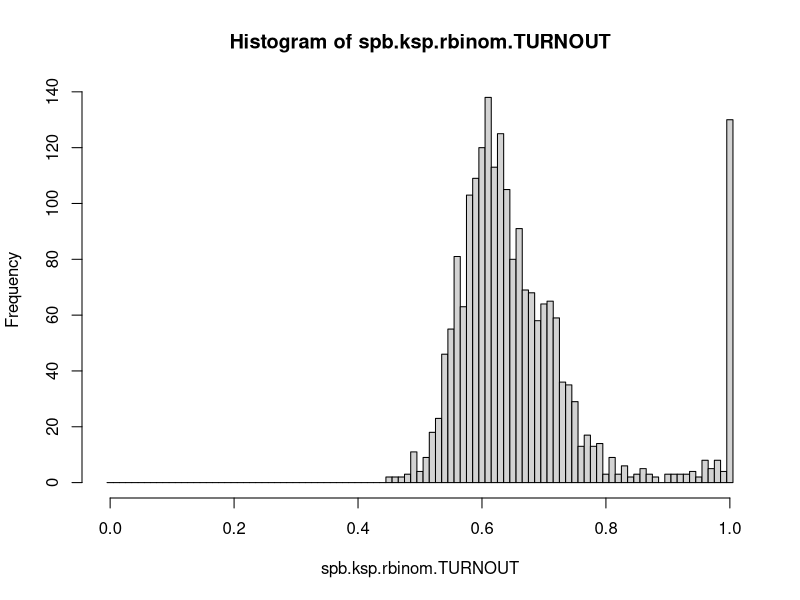
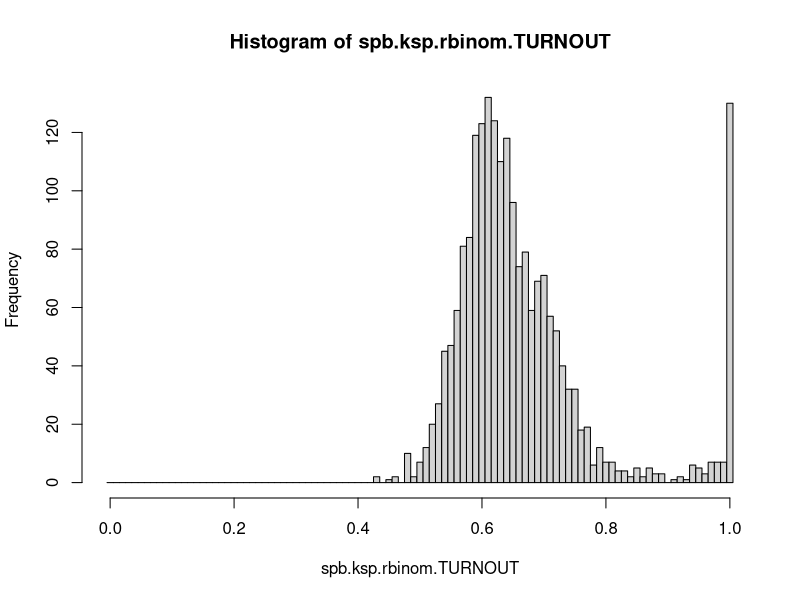
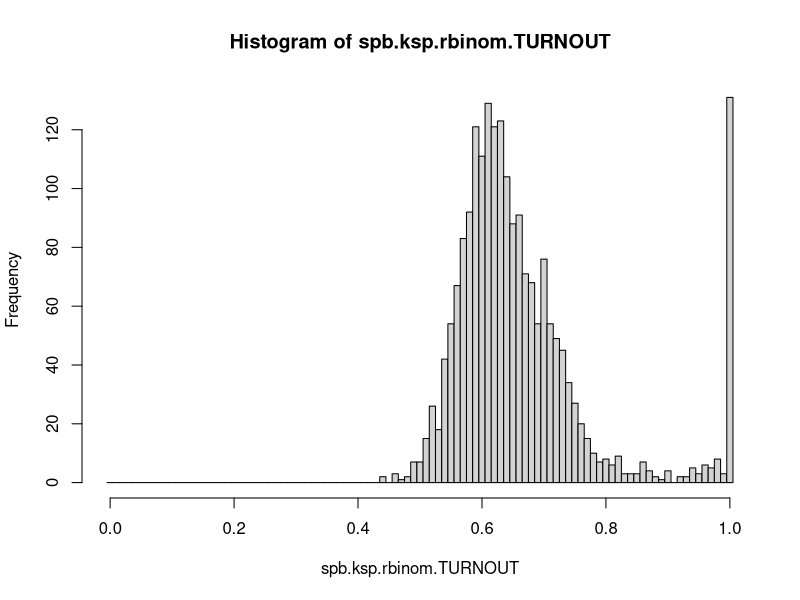
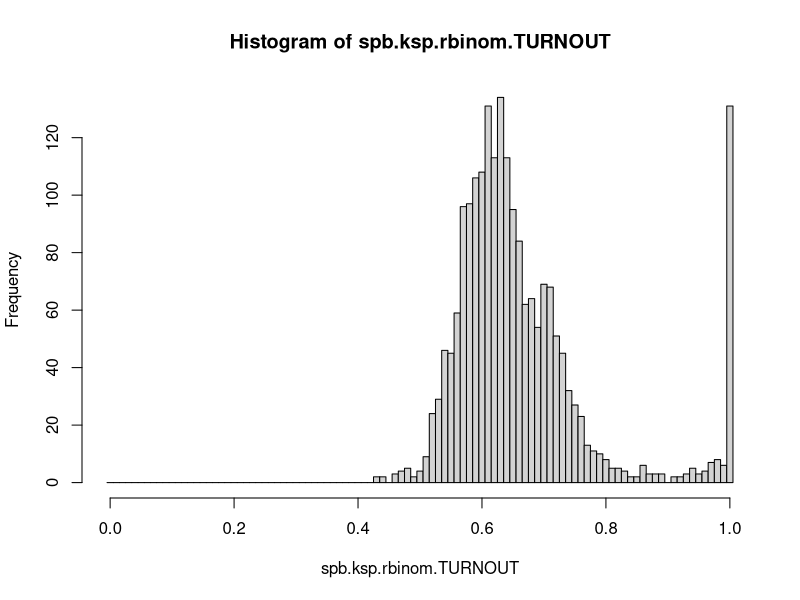
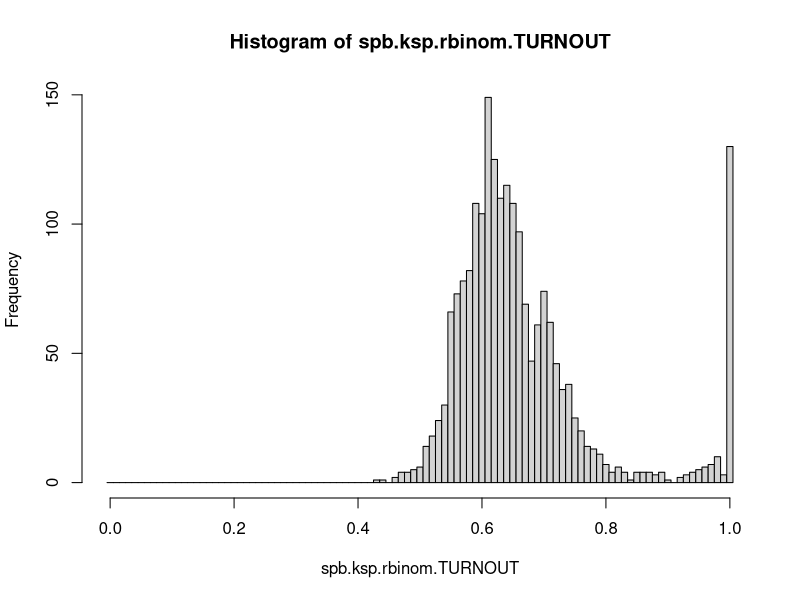
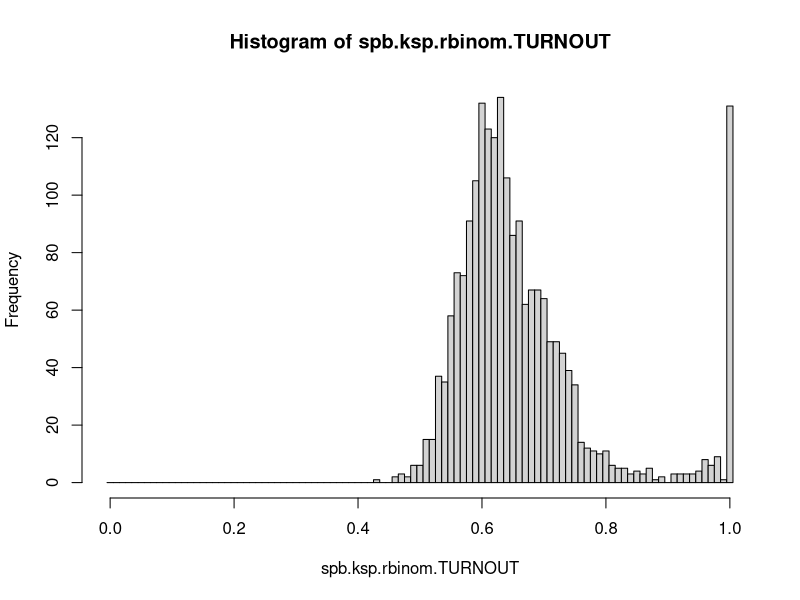
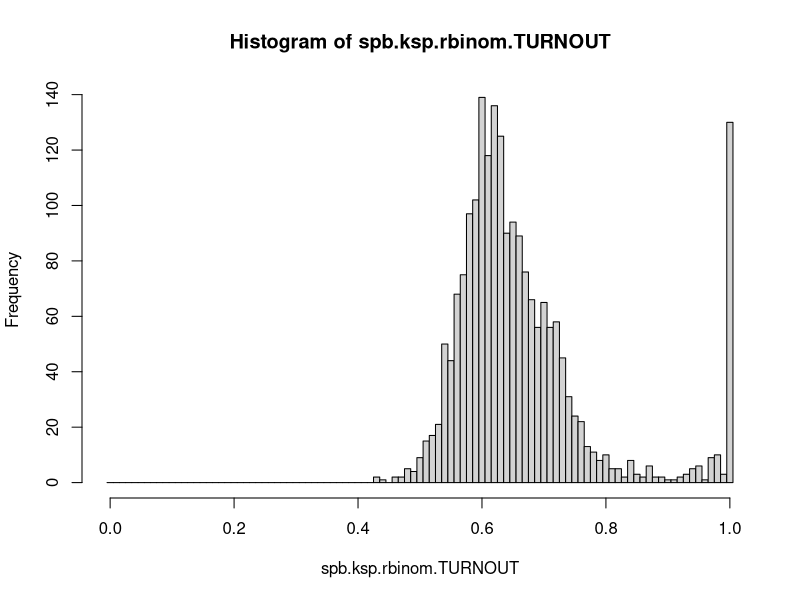
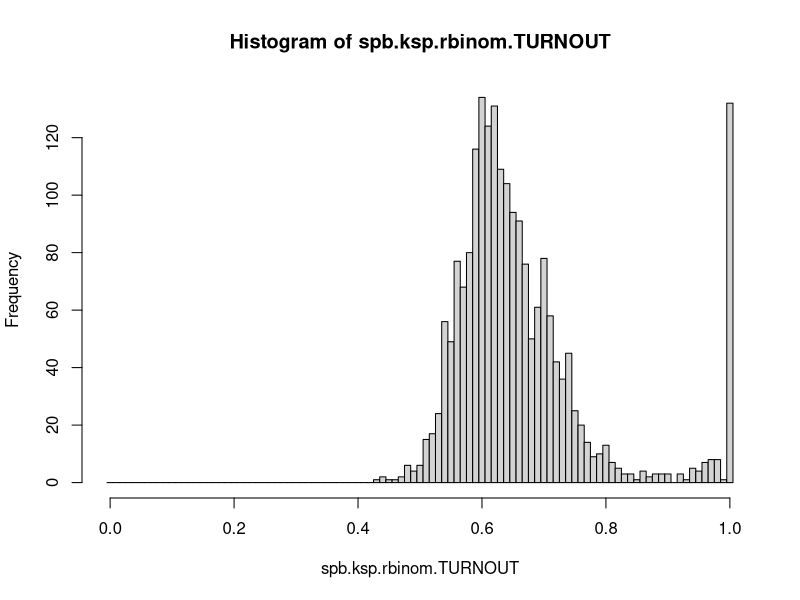

Generate these figures, in order, with R: (Note: a time limit stopped this script after it produced the figures.)
###############################################################################
###############################################################################
# 
# Monte-Carlo simulation for St. Petersburg voters' turnout histogram
# 
###############################################################################
###############################################################################

###############################################################################
# 
# The following script is based on the methods described in 
# Dmitry Kobak, Sergey Shpilkin, and Maxim S. Pshenichnikov "Integer 
# percentages as electoral falsification fingerprints". The Annals of Applied 
# Statistics. Volume 10, Number 1 (2016), 54-73.
# 
# I am indebted to Sergey Shpilkin for his kind explanations and critical 
# remarks on the early versions of the script. 
# I am grateful to Boris Ovchinnikov for a stimulating discussion.
#
# Alexei Kouprianov, alexei.kouprianov@gmail.com
#
###############################################################################

###############################################################################
# Loading data
###############################################################################

spb.2018 <- read.table("spb.q.20180319.txt", h=TRUE, sep="\t")
spb.2018$VOTED <- spb.2018$BALL.INVALID + spb.2018$BALL.VALID
spb.2018$TURNOUT <- spb.2018$VOTED/spb.2018$VOTERS

###############################################################################
# Declaring objects for the loop
###############################################################################

# MK.repeats <- 100 # For preliminary testing;
# MK.repeats <- 1000 # For preliminary testing;
MK.repeats <- 10000 # Working repeats number;

spb.ksp.rbinom.ls <- NULL # ls of simulated polling stations;
spb.ksp.rbinom.ls <- as.list(spb.ksp.rbinom.ls)

spb.ksp.rbinom.TURNOUT <- NULL # complete vector of simulated turnouts;

spb.ksp.rbinom.TURNOUT.hist.counts.df <- NULL # df for simulated histograms' counts;
spb.ksp.rbinom.TURNOUT.hist.counts.df <- as.data.frame(spb.ksp.rbinom.TURNOUT.hist.counts.df)

j <- NULL
i <- NULL

###############################################################################
# Main simulation loop begins
###############################################################################

for (k in 1:MK.repeats) {

spb.ksp.rbinom.ls <- NULL # ls of simulated polling stations;
spb.ksp.rbinom.ls <- as.list(spb.ksp.rbinom.ls)

spb.ksp.rbinom.TURNOUT <- NULL # complete vector of simulated turnouts;

# Simulating polling stations' turnouts
j <- 1
while(j <= length(spb.2018$VOTERS)){
spb.ksp.rbinom.ls[[j]] <- rbinom(n=1, size=spb.2018$VOTERS[j], prob=spb.2018$TURNOUT[j])
j <- j + 1
}

# Gathering simulated turnouts in a vector
i <- 1
while(i <= length(spb.2018$VOTERS)){
spb.ksp.rbinom.TURNOUT <- c(spb.ksp.rbinom.TURNOUT, spb.ksp.rbinom.ls[[i]]/spb.2018$VOTERS[i])
i <- i + 1
}

# Calculating hist for simulated turnouts, bin 1% (hist plots appear in the graphics console)
spb.ksp.rbinom.TURNOUT.hist <- hist(spb.ksp.rbinom.TURNOUT, breaks=seq(-.005, 1.005, .01))

# Extracting simulated hist counts
spb.ksp.rbinom.TURNOUT.hist.counts.df <- rbind.data.frame(spb.ksp.rbinom.TURNOUT.hist.counts.df, spb.ksp.rbinom.TURNOUT.hist$counts)
}

###############################################################################
# Main simulation loop ends
###############################################################################

# Extracting summary stats for counts from all MK.repeats simulated hists into a data frame

spb.ksp.rbinom.TURNOUT.hist.counts.MEAN <- NULL
spb.ksp.rbinom.TURNOUT.hist.counts.SD <- NULL
spb.ksp.rbinom.TURNOUT.hist.counts.MEDIAN <- NULL
spb.ksp.rbinom.TURNOUT.hist.counts.Q1 <- NULL
spb.ksp.rbinom.TURNOUT.hist.counts.Q3 <- NULL
spb.ksp.rbinom.TURNOUT.hist.counts.IQR <- NULL

for (i in 1:101){
spb.ksp.rbinom.TURNOUT.hist.counts.MEAN <- c(spb.ksp.rbinom.TURNOUT.hist.counts.MEAN, mean(spb.ksp.rbinom.TURNOUT.hist.counts.df[,i]))
spb.ksp.rbinom.TURNOUT.hist.counts.SD <- c(spb.ksp.rbinom.TURNOUT.hist.counts.SD, sd(spb.ksp.rbinom.TURNOUT.hist.counts.df[,i]))
spb.ksp.rbinom.TURNOUT.hist.counts.MEDIAN <- c(spb.ksp.rbinom.TURNOUT.hist.counts.MEDIAN, median(spb.ksp.rbinom.TURNOUT.hist.counts.df[,i]))
spb.ksp.rbinom.TURNOUT.hist.counts.Q1 <- c(spb.ksp.rbinom.TURNOUT.hist.counts.Q1, summary(spb.ksp.rbinom.TURNOUT.hist.counts.df[,i])[2])
spb.ksp.rbinom.TURNOUT.hist.counts.Q3 <- c(spb.ksp.rbinom.TURNOUT.hist.counts.Q3, summary(spb.ksp.rbinom.TURNOUT.hist.counts.df[,i])[5])
spb.ksp.rbinom.TURNOUT.hist.counts.IQR <- c(spb.ksp.rbinom.TURNOUT.hist.counts.IQR, IQR(spb.ksp.rbinom.TURNOUT.hist.counts.df[,i]))
}

spb.hist.ksp.simulated.stats.1pct <- data.frame(
seq(0, 1, .01),
spb.ksp.rbinom.TURNOUT.hist.counts.MEAN,
spb.ksp.rbinom.TURNOUT.hist.counts.SD,
spb.ksp.rbinom.TURNOUT.hist.counts.MEDIAN,
spb.ksp.rbinom.TURNOUT.hist.counts.Q1,
spb.ksp.rbinom.TURNOUT.hist.counts.Q3,
spb.ksp.rbinom.TURNOUT.hist.counts.IQR
)

colnames(spb.hist.ksp.simulated.stats.1pct) <- c("PCT","MEAN","SD","MEDIAN","Q1","Q3","IQR")

# Control plots

png("hist.TURNOUT.spb.MEDIAN-IQR.simul.png", height=750, width=750)
par(cex=1.5, lwd=1.5)
hist(spb.2018.s.dyn$TURNOUT, breaks=seq(-.005, 1.005, .01), 
ylim=c(0,190), col=rgb(0,0,1,.3), border=rgb(0,0,1,.3),
main="Presidential elections in Russia, 2018-03-18\nSt. Petersburg",
xlab="Voters' turnout, 1% bin",
ylab="Frequency")
polygon(c(spb.hist.ksp.simulated.stats.1pct$PCT, spb.hist.ksp.simulated.stats.1pct$PCT[101:1]), 
c(spb.hist.ksp.simulated.stats.1pct$MEDIAN+1.5*spb.hist.ksp.simulated.stats.1pct$IQR, (spb.hist.ksp.simulated.stats.1pct$MEDIAN-1.5*spb.hist.ksp.simulated.stats.1pct$IQR)[101:1]), 
col=rgb(0,0,0,.3), border=rgb(1,0,0,.3))
points(spb.hist.ksp.simulated.stats.1pct$PCT, spb.hist.ksp.simulated.stats.1pct$MEDIAN, type="l", col=2, lwd=3)
legend("topleft", lwd=c(3,1), col=c(2,2), legend=c("MC-simulated median", "MC-simulated median +/- 1.5 IQR"), bty="n")
axis(1, at=seq(0,1,.1), labels=FALSE, lwd=1.5)
axis(2, at=seq(0,190,10), tcl=-.25, labels=FALSE, lwd=1.5)
dev.off()

png("hist.TURNOUT.spb.MEAN-SD.simul.png", height=750, width=750)
par(cex=1.5, lwd=1.5)
hist(spb.2018.s.dyn$TURNOUT, breaks=seq(-.005, 1.005, .01), 
ylim=c(0,190), col=rgb(0,0,1,.3), border=rgb(0,0,1,.3),
main="Presidential elections in Russia, 2018-03-18\nSt. Petersburg",
xlab="Voters' turnout, 1% bin",
ylab="Frequency")
polygon(c(spb.hist.ksp.simulated.stats.1pct$PCT, spb.hist.ksp.simulated.stats.1pct$PCT[101:1]), 
c(spb.hist.ksp.simulated.stats.1pct$MEAN+3*spb.hist.ksp.simulated.stats.1pct$SD, (spb.hist.ksp.simulated.stats.1pct$MEAN-3*spb.hist.ksp.simulated.stats.1pct$SD)[101:1]), 
col=rgb(0,0,0,.3), border=rgb(1,0,0,.3))
points(spb.hist.ksp.simulated.stats.1pct$PCT, spb.hist.ksp.simulated.stats.1pct$MEAN, type="l", col=2, lwd=3)
legend("topleft", lwd=c(3,1), col=c(2,2), legend=c("MC-simulated mean", "MC-simulated mean +/- 3 SD"), bty="n")
axis(1, at=seq(0,1,.1), labels=FALSE, lwd=1.5)
axis(2, at=seq(0,190,10), tcl=-.25, labels=FALSE, lwd=1.5)
dev.off()
